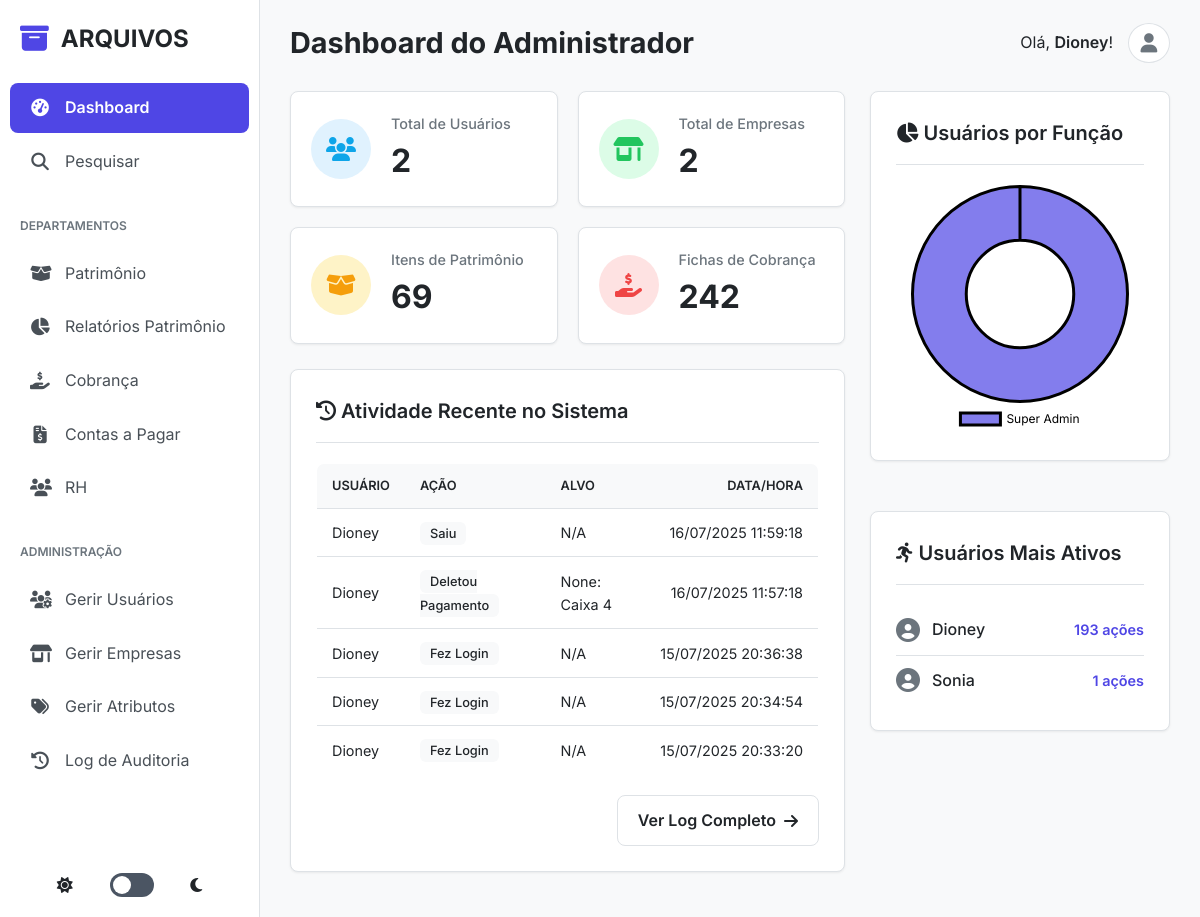
Screenshot of /super_admin/dashboard (signed in) with the database file from the repository.
### tables this page shows
CREATE TABLE audit_log (
            id INTEGER PRIMARY KEY AUTOINCREMENT,
            user_id INTEGER,
            username TEXT,
            action TEXT NOT NULL,
            target_type TEXT,
            target_id INTEGER,
            target_name TEXT,
            timestamp DATETIME DEFAULT CURRENT_TIMESTAMP, dados_antigos TEXT, dados_novos TEXT,
            FOREIGN KEY (user_id) REFERENCES users(id)
        );

CREATE TABLE users (
            id INTEGER PRIMARY KEY AUTOINCREMENT,
            username TEXT UNIQUE NOT NULL,
            password TEXT NOT NULL,
            role TEXT NOT NULL DEFAULT 'admin_patrimonio',
            can_add_users INTEGER NOT NULL DEFAULT 0,
            store_id INTEGER,
            FOREIGN KEY (store_id) REFERENCES stores(id)
        );

### app.py (the view)
@app.route('/super_admin/dashboard')
@login_required
@role_required(['super_admin'])
def super_admin_dashboard():
    db = get_db()
    total_users = db.execute("SELECT COUNT(id) FROM users").fetchone()[0]
    total_stores = db.execute("SELECT COUNT(id) FROM stores").fetchone()[0]
    total_patrimonio = db.execute("SELECT COUNT(id) FROM patrimonio_items").fetchone()[0]
    total_cobrancas = db.execute("SELECT COUNT(id) FROM cobranca_fichas_acerto").fetchone()[0]
    total_pagamentos = db.execute("SELECT COUNT(id) FROM contas_a_pagar_pagamentos").fetchone()[0]
    users_by_role_raw = db.execute("SELECT role, COUNT(id) as count FROM users GROUP BY role").fetchall()
    users_by_role = {row['role'].replace('_', ' ').title(): row['count'] for row in users_by_role_raw}
    most_active_users = db.execute("""
        SELECT username, COUNT(id) as action_count
        FROM audit_log
        WHERE username IS NOT NULL
        GROUP BY username
        ORDER BY action_count DESC
        LIMIT 5
    """).fetchall()
    recent_logs = db.execute("SELECT * FROM audit_log ORDER BY timestamp DESC LIMIT 5").fetchall()
    return render_template(
        'super_admin/super_admin_dashboard.html',
        total_users=total_users,
        total_stores=total_stores,
        total_patrimonio=total_patrimonio,
        total_cobrancas=total_cobrancas,
        total_pagamentos=total_pagamentos,
        users_by_role=users_by_role,
        most_active_users=most_active_users,
        recent_logs=recent_logs
    )

### app.py (called while the page is built)
@app.before_request
def log_request_info():
    print(f"\n>>> REQUISIÇÃO RECEBIDA: {request.method} {request.path}")
    print(f">>> Cabeçalho 'Cookie': {request.headers.get('Cookie')}")
    print(f">>> Sessão no início da requisição: {dict(session)}")

def login_required(f):
    @wraps(f)
    def decorated_function(*args, **kwargs):
        print(f"--- Verificando @login_required para a rota: '{request.endpoint}'")
        if 'logged_in' not in session:
            print(f"--- FALHA em @login_required. Sessão atual: {dict(session)}")
            flash('Você precisa fazer login para acessar esta página.', 'danger')
            return redirect(url_for('admin_login'))
        print(f"--- SUCESSO em @login_required. Usuário '{session.get('username')}' está logado.")
        return f(*args, **kwargs)
    return decorated_function

def format_datetime(value, fmt='%d/%m/%Y %H:%M:%S'):
    if value is None:
        return ""
    try:
        return datetime.datetime.strptime(value, '%Y-%m-%d %H:%M:%S.%f').strftime(fmt)
    except ValueError:
        try:
            return datetime.datetime.strptime(value, '%Y-%m-%d %H:%M:%S').strftime(fmt)
        except ValueError:
            return value

def role_required(allowed_roles):
    def decorator(f):
        @wraps(f)
        def decorated_function(*args, **kwargs):
            if not session.get('logged_in') or session.get('role') not in allowed_roles:
                if is_ajax_request():
                    return jsonify({'status': 'error', 'message': 'Você não tem permissão para esta ação.'}), 403
                log_action('acesso_negado', target_name=request.path)
                flash('Você não tem permissão para acessar esta página.', 'danger')
                return redirect(url_for('admin_dashboard'))
            return f(*args, **kwargs)
        return decorated_function
    return decorator

### database.py (called while the page is built)
def get_db():
    if 'db' not in g:
        g.db = sqlite3.connect(DATABASE)
        g.db.row_factory = sqlite3.Row
    return g.db

### templates/super_admin/super_admin_dashboard.html (shortened to what this page needs)
{% extends "base.html" %}
{% block page_title %}Dashboard do Administrador{% endblock %}
{% block content %}
<div class="dashboard-container">
    <div class="main-column">
        <div class="kpi-grid">
            <div class="kpi-card">
                <div class="card-icon" style="background-color: #e0f2fe;"><i class="fas fa-users" style="color: #0ea5e9;"></i></div>
                <div class="card-content"><span class="card-title">Total de Usuários</span><span class="card-value">{{ total_users }}</span></div>
            </div>
            <div class="kpi-card">
                <div class="card-icon" style="background-color: #dcfce7;"><i class="fas fa-store-alt" style="color: #22c55e;"></i></div>
                <div class="card-content"><span class="card-title">Total de Empresas</span><span class="card-value">{{ total_stores }}</span></div>
            </div>
            <div class="kpi-card">
                <div class="card-icon" style="background-color: #fef3c7;"><i class="fas fa-box-open" style="color: #f59e0b;"></i></div>
                <div class="card-content"><span class="card-title">Itens de Patrimônio</span><span class="card-value">{{ total_patrimonio }}</span></div>
            </div>
            <div class="kpi-card">
                <div class="card-icon" style="background-color: #fee2e2;"><i class="fas fa-hand-holding-usd" style="color: #ef4444;"></i></div>
                <div class="card-content"><span class="card-title">Fichas de Cobrança</span><span class="card-value">{{ total_cobrancas }}</span></div>
            </div>
        </div>
        <div class="card">
            <h2><i class="fas fa-history"></i> Atividade Recente no Sistema</h2>
            <div class="table-wrapper">
                {% if recent_logs %}
                <table>
                    <thead>
                        <tr>
                            <th>Usuário</th>
                            <th>Ação</th>
                            <th>Alvo</th>
                            <th style="text-align: right;">Data/Hora</th>
                        </tr>
                    </thead>
                    <tbody>
                        {% for log in recent_logs %}
                            <tr>
                                <td>{{ log.username or 'Sistema' }}</td>
                                <td><span class="action-tag">{{ log.action | replace('_', ' ') | title }}</span></td>
                                <td>
                                    {% if log.target_name %}{{ log.target_type | replace('_', ' ') | title }}: {{ log.target_name }}{% elif log.target_id %}ID: {{ log.target_id }}{% else %}N/A{% endif %}
                                </td>
                                <td style="white-space: nowrap; text-align: right;">{{ log.timestamp | datetime }}</td>
                            </tr>
                        {% endfor %}
                    </tbody>
                </table>
                {% else %}
                <p style="text-align: center; padding: 20px;">Nenhuma atividade registrada ainda.</p>
                {% endif %}
            </div>
            <div style="text-align: right; margin-top: 20px;">
                <a href="{{ url_for('audit_log') }}" class="button-secondary">Ver Log Completo <i class="fas fa-arrow-right"></i></a>
            </div>
        </div>
    </div>
    <div class="side-column">
        <div class="card">
            <h2><i class="fas fa-chart-pie"></i> Usuários por Função</h2>
            <div class="chart-container">
                <canvas id="usersByRoleChart"></canvas>
            </div>
        </div>
        <div class="card">
            <h2><i class="fas fa-running"></i> Usuários Mais Ativos</h2>
            <ul class="activity-list">
                {% for user in most_active_users %}
                <li>
                    <div class="user-info">
                        <i class="fas fa-user-circle"></i>
                        <span>{{ user.username }}</span>
                    </div>
                    <span class="activity-count">{{ user.action_count }} ações</span>
                </li>
                {% else %}
                <li style="justify-content: center;">Nenhuma atividade de usuário registrada.</li>
                {% endfor %}
            </ul>
        </div>
    </div>
</div>
{% endblock %}
{% block scripts %}
<script>
document.addEventListener('DOMContentLoaded', function () {
    const ctx = document.getElementById('usersByRoleChart');
    if (ctx) {
        // Dados do gráfico passados pelo Flask
        const usersByRoleData = {{ users_by_role | tojson }};
        const labels = Object.keys(usersByRoleData);
        const data = Object.values(usersByRoleData);
        new Chart(ctx, {
            type: 'doughnut',
            data: {
                labels: labels,
                datasets: [{
                    label: 'Usuários por Função',
                    data: data,
                    backgroundColor: [
                        'rgba(79, 70, 229, 0.7)',  // Indigo
                        'rgba(22, 163, 74, 0.7)',  // Green
                        'rgba(245, 158, 11, 0.7)', // Amber
                        'rgba(220, 38, 38, 0.7)',  // Red
                        'rgba(147, 51, 234, 0.7)'  // Purple
                    ],
                    borderColor: 'var(--bg-secondary)',
                    borderWidth: 3
                }]
            },
            options: {
                responsive: true,
                maintainAspectRatio: false,
                plugins: {
                    legend: {
                        position: 'bottom',
                        labels: {
                            color: 'var(--text-secondary)',
                            font: {
                                family: "'Inter', sans-serif"
                            }
                        }
                    }
                }
            }
        });
    }
});
</script>
{% endblock %}

### static/css/style.css (style rules this page uses)
:root { --font-family: 'Inter', sans-serif; --transition-fast: 0.2s ease; --border-radius-md: 8px; --shadow-sm: 0 1px 3px rgba(0,0,0,0.05), 0 1px 2px rgba(0,0,0,0.02); --shadow-md: 0 4px 6px -1px rgba(0,0,0,0.1), 0 2px 4px -1px rgba(0,0,0,0.06); }
[data-theme="light"] { --bg-primary: #f8f9fa; --bg-secondary: #ffffff; --bg-sidebar: #ffffff; --text-primary: #212529; --text-secondary: #6c757d; --text-on-sidebar: #495057; --border-color: #dee2e6; --color-primary: #4f46e5; --color-primary-hover: #4338ca; --bg-hover-link: #f1f3f5; --bg-active-link: #eef2ff; --color-success: #16a34a; --color-danger: #dc2626; --color-warning: #f59e0b; }
* { box-sizing: border-box; margin: 0; padding: 0; }
body { font-family: var(--font-family); background-color: var(--bg-primary); color: var(--text-primary); line-height: 1.6; font-size: 16px; }
.card { background-color: var(--bg-secondary); border-radius: var(--border-radius-md); padding: 25px; margin-bottom: 25px; box-shadow: var(--shadow-sm); border: 1px solid var(--border-color); }
.card h2, .card h3 { font-size: 1.25rem; font-weight: 600; margin-bottom: 20px; padding-bottom: 15px; border-bottom: 1px solid var(--border-color); }
.table-wrapper { overflow-x: auto; }
table { width: 100%; border-collapse: collapse; background-color: var(--bg-secondary); border-radius: var(--border-radius-md); overflow: hidden; border: 1px solid var(--border-color); font-size: 0.9rem; }
table th { background-color: var(--bg-primary); padding: 12px 15px; text-align: left; font-weight: 600; text-transform: uppercase; font-size: 0.8rem; }
table td { padding: 12px 15px; border-top: 1px solid var(--border-color); vertical-align: middle; }
.button-secondary { background-color: var(--bg-secondary); color: var(--text-primary); border: 1px solid var(--border-color); padding: 12px 20px; border-radius: var(--border-radius-md); cursor: pointer; font-weight: 600; text-decoration: none; display: inline-flex; align-items: center; gap: 8px; transition: all var(--transition-fast); }

### templates/super_admin/super_admin_dashboard.html (style rules this page uses)
.dashboard-container { display: flex; flex-wrap: wrap; gap: 25px; }
.main-column { flex: 2; min-width: 300px; }
.side-column { flex: 1; min-width: 300px; display: flex; flex-direction: column; gap: 25px; }
.kpi-grid { display: grid; grid-template-columns: repeat(auto-fit, minmax(220px, 1fr)); gap: 20px; margin-bottom: 25px; }
.kpi-card { background-color: var(--bg-secondary); border-radius: var(--border-radius-md); padding: 20px; display: flex; align-items: center; gap: 20px; box-shadow: var(--shadow-sm); border: 1px solid var(--border-color); }
.kpi-card .card-icon { width: 60px; height: 60px; border-radius: 50%; display: flex; align-items: center; justify-content: center; font-size: 1.5rem; flex-shrink: 0; }
.kpi-card .card-content { display: flex; flex-direction: column; }
.kpi-card .card-title { font-size: 0.9rem; color: var(--text-secondary); font-weight: 500; }
.kpi-card .card-value { font-size: 2rem; font-weight: 700; color: var(--text-primary); }
.action-tag { background-color: var(--bg-primary); padding: 4px 10px; border-radius: 6px; font-size: 0.8rem; font-weight: 500; }
.chart-container { position: relative; height: 250px; }
.activity-list { list-style: none; padding: 0; }
.activity-list li { display: flex; justify-content: space-between; align-items: center; padding: 12px 0; border-bottom: 1px solid var(--border-color); }
.activity-list li:last-child { border-bottom: none; }
.activity-list .user-info { display: flex; align-items: center; gap: 12px; font-weight: 500; }
.activity-list .user-info i { color: var(--text-secondary); font-size: 1.5rem; }
.activity-list .activity-count { font-size: 0.9rem; font-weight: 600; color: var(--color-primary); }

### rows the page displays
audit_log: username "Dioney", action "Saiu", shows "N/A", timestamp "16/07/2025 11:59:18"
audit_log: username "Dioney", action "Deletou Pagamento", target_type "None", target_name "Caixa 4", timestamp "16/07/2025 11:57:18"
audit_log: username "Dioney", action "Fez Login", shows "N/A", timestamp "15/07/2025 20:36:38"
audit_log: username "Dioney", action "Fez Login", shows "N/A", timestamp "15/07/2025 20:34:54"
audit_log: username "Dioney", action "Fez Login", shows "N/A", timestamp "15/07/2025 20:33:20"
users: username "Sonia", action_count "1"

### other values shown
{{ session.username }} "Dioney"
{{ total_users }} "2"
{{ total_stores }} "2"
{{ total_patrimonio }} "69"
{{ total_cobrancas }} "242"
{{ user.username }} "Dioney"
{{ user.action_count }} "193"
chart data {{ users_by_role | tojson }} {"Super Admin": 2}
